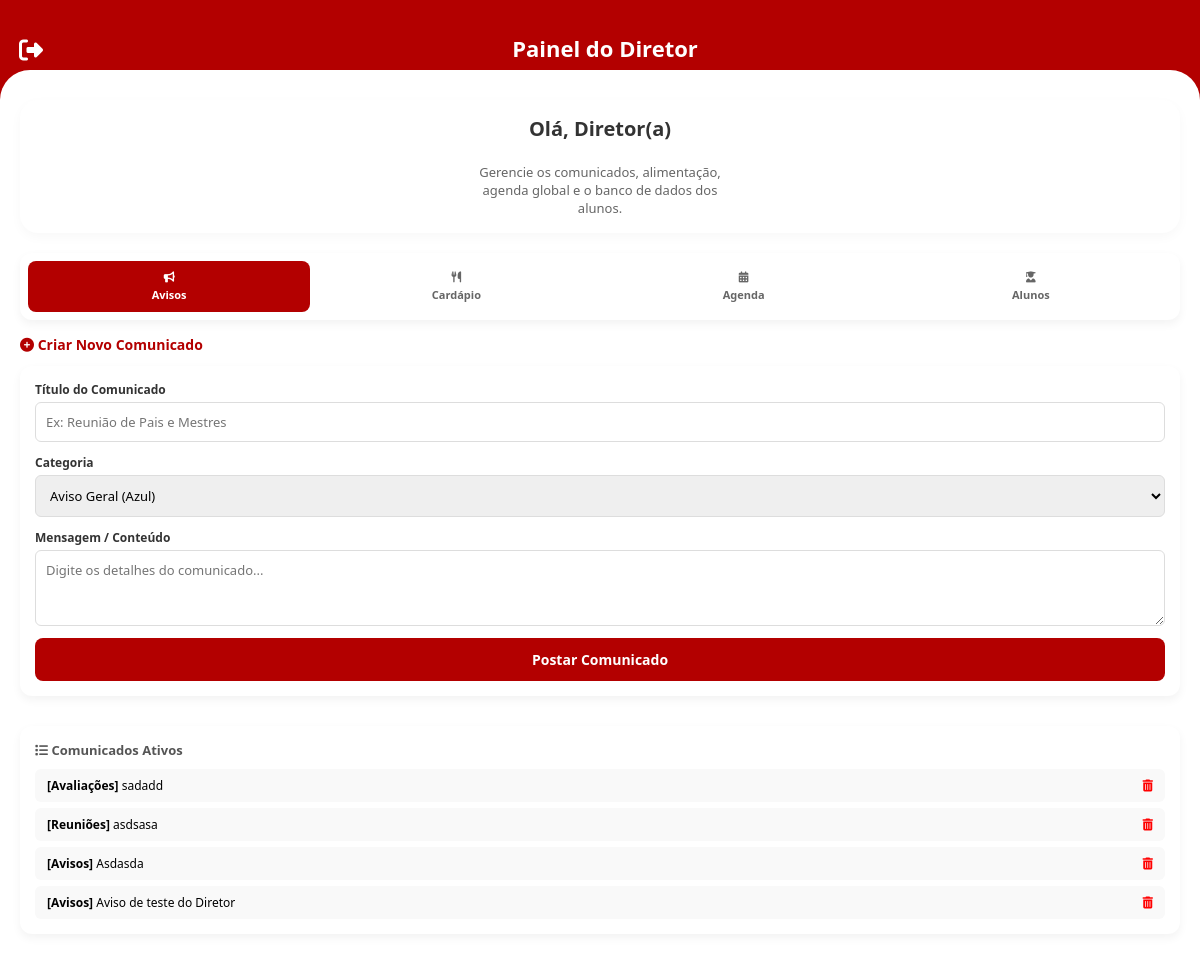
/dashboard_diretor, run on an earlier commit of the app's database.
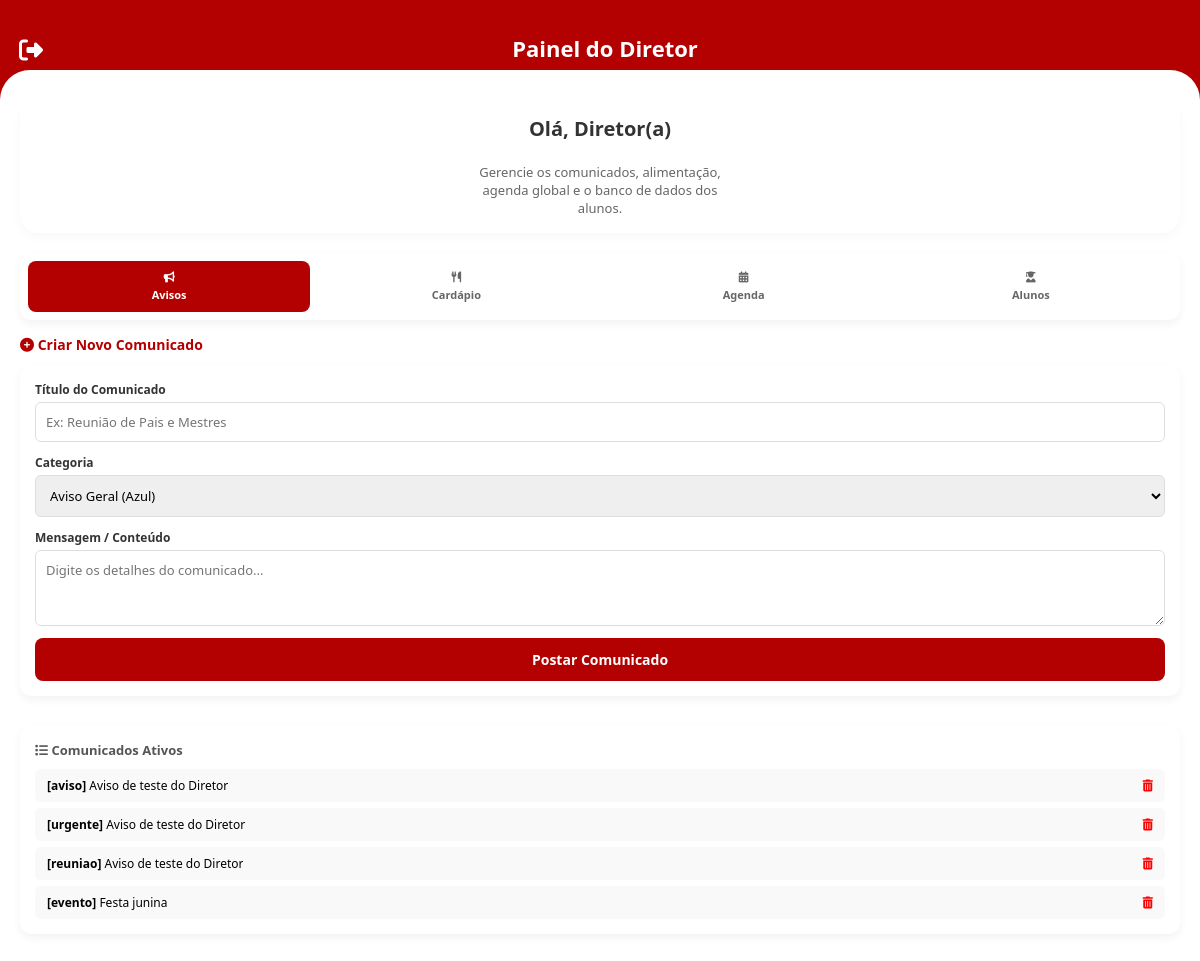
And on a later commit of the database.
### app.py (models this page shows)
class Comunicado(db.Model):
    id = db.Column(db.Integer, primary_key=True)
    tipo = db.Column(db.String(50), nullable=False)
    badge_classe = db.Column(db.String(50), nullable=False)
    badge_texto = db.Column(db.String(50), nullable=False)
    tempo = db.Column(db.String(20), default="Agora")
    titulo = db.Column(db.String(100), nullable=False)
    mensagem = db.Column(db.Text, nullable=False)

### app.py (the view)
@app.route('/dashboard_diretor')
def dashboard_diretor():
    lista_comunicados = Comunicado.query.order_by(Comunicado.id.desc()).all()
    lanche_registro = obter_ou_criar_lanche()
    lista_eventos = Evento.query.all()
    lista_provas = Prova.query.all()
    lanche_dict = {
        "segunda": lanche_registro.segunda,
        "terca": lanche_registro.terca,
        "quarta": lanche_registro.quarta,
        "quinta": lanche_registro.quinta,
        "sexta": lanche_registro.sexta
    }
    return render_template(
        'dashboard_diretor.html',
        lista_comunicados=lista_comunicados,
        lanche=lanche_dict,
        lista_eventos=lista_eventos,
        lista_provas=lista_provas
    )

### app.py (called while the page is built)
def obter_ou_criar_lanche():
    lanche = LancheSemana.query.first()
    if not lanche:
        lanche = LancheSemana()
        db.session.add(lanche)
        db.session.commit()
    return lanche

### templates/dashboard_diretor.html (shortened to what this page needs)
<!DOCTYPE html>
<html lang="pt-BR">
<head>
    <link rel="stylesheet" href="../css/style.css">
    <link rel="stylesheet" href="https://cdnjs.cloudflare.com/ajax/libs/font-awesome/6.4.0/css/all.min.css">
</head>
<body>
    <div class="app-container">
        <header class="page-header" style="background-color: #b30000; color: white; height: 100px !important;">
            <h2 style="color: white;">Painel do Diretor</h2>
            <a href="/" class="back-btn" style="color: white; right: 20px; left: auto;"><i class="fas fa-sign-out-alt"></i></a>
        </header>
        <main class="dash-content-card" style="flex: 1; overflow-y: auto; padding: 15px; background: #f5f5f5;">
           <div class="welcome-user-box" style="margin-bottom: 20px; display: flex; flex-direction: column; align-items: center; text-align: center; padding: 15px;">
    <h3 style="margin: 0 0 6px 0; font-size: 20px; font-weight: 700; color: #333;">Olá, Diretor(a)</h3>
    <p style="margin: 0; color: #666; font-size: 13px; line-height: 1.4; max-width: 280px;">
        Gerencie os comunicados, alimentação, agenda global e o banco de dados dos alunos.
    </p>
</div>
            <nav class="director-tabs-menu" style="flex-shrink: 0;">
                <button type="button" class="tab-btn active" onclick="switchTab('avisos')">
                    <i class="fas fa-bullhorn"></i>Avisos
                </button>
                <button type="button" class="tab-btn" onclick="switchTab('cardapio')">
                    <i class="fas fa-utensils"></i>Cardápio
                </button>
                <button type="button" class="tab-btn" onclick="switchTab('agenda')">
                    <i class="fas fa-calendar-alt"></i>Agenda
                </button>
                <button type="button" class="tab-btn" onclick="switchTab('alunos')">
                    <i class="fas fa-user-graduate"></i>Alunos
                </button>
            </nav>
            <div id="tab-avisos" class="director-panel-block active">
                <h4 style="color: #b30000; margin: 0 0 12px 0; font-size: 14px;"><i class="fas fa-plus-circle"></i> Criar Novo Comunicado</h4>
                <form action="/criar_comunicado" method="POST" class="panel-form">
                    <div class="form-group">
                        <label for="titulo-aviso">Título do Comunicado</label>
                        <input type="text" id="titulo-aviso" name="titulo" placeholder="Ex: Reunião de Pais e Mestres" required>
                    </div>
                    <div class="form-group">
                        <label for="tipo-aviso">Categoria</label>
                        <select id="tipo-aviso" name="tipo">
                            <option value="aviso">Aviso Geral (Azul)</option>
                        </select>
                    </div>
                    <div class="form-group">
                        <label for="conteudo-aviso">Mensagem / Conteúdo</label>
                        <textarea id="conteudo-aviso" name="conteudo" rows="3" placeholder="Digite os detalhes do comunicado..." required></textarea>
                    </div>
                    <button type="submit" class="submit-panel-btn">Postar Comunicado</button>
                </form>
                <div class="panel-form" style="margin-top: 10px;">
                    <h4 style="font-size: 13px; color: #555; margin-bottom: 10px;"><i class="fas fa-list"></i> Comunicados Ativos</h4>
                    <div style="max-height: 150px; overflow-y: auto;">
                        {% for c in lista_comunicados %}
                        <div style="display: flex; justify-content: space-between; background: #f9f9f9; padding: 8px 12px; border-radius: 6px; margin-bottom: 6px; font-size: 12px;">
                            <span style="white-space: nowrap; overflow: hidden; text-overflow: ellipsis; max-width: 80%;"><strong>[{{ c.tipo }}]</strong> {{ c.titulo }}</span>
                            <a href="/deletar_comunicado/{{ c.id }}" style="color:red; text-decoration: none;"><i class="fas fa-trash-alt"></i></a>
                        </div>
                        {% endfor %}
                    </div>
                </div>
            </div>
        </main>
    </div>
</body>
</html>

### templates/dashboard_diretor.html (style rules this page uses)
.director-tabs-menu { display: flex; background: #fff; padding: 8px; border-radius: 12px; margin-bottom: 15px; box-shadow: 0 4px 10px rgba(0,0,0,0.05); gap: 5px; }
.tab-btn { flex: 1; background: transparent; border: none; padding: 10px 5px; border-radius: 8px; color: #666; font-size: 11px; font-weight: bold; cursor: pointer; display: flex; flex-direction: column; align-items: center; gap: 5px; }
.tab-btn.active { background: #b30000; color: #fff; }
.director-panel-block { display: none; flex-direction: column; width: 100%; }
.director-panel-block.active { display: flex; }
.panel-form { background: #fff; padding: 15px; border-radius: 12px; box-shadow: 0 4px 10px rgba(0,0,0,0.05); margin-bottom: 20px; }
.form-group { margin-bottom: 12px; display: flex; flex-direction: column; }
.form-group label { font-size: 12px; font-weight: bold; color: #333; margin-bottom: 4px; }
.form-group input, .form-group select, .form-group textarea { padding: 10px; border: 1px solid #ddd; border-radius: 6px; font-size: 13px; width: 100%; }
.submit-panel-btn { background: #b30000; color: #fff; border: none; padding: 12px; border-radius: 8px; font-weight: bold; cursor: pointer; width: 100%; font-size: 14px; }

What changed in the data, as far as the page shows it:
changed Comunicado: tipo "Avaliações" → "aviso"; titulo "sadadd" → "Aviso de teste do Diretor"
changed Comunicado: tipo "Reuniões" → "urgente"; titulo "asdsasa" → "Aviso de teste do Diretor"
changed Comunicado: tipo "Avisos" → "reuniao"; titulo "Asdasda" → "Aviso de teste do Diretor"
changed Comunicado: tipo "Avisos" → "evento"; titulo "Aviso de teste do Diretor" → "Festa junina"
